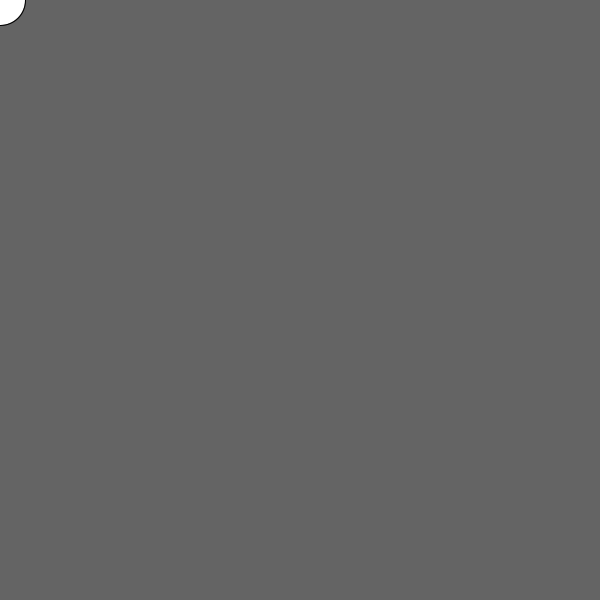
Frame 1 (no input)
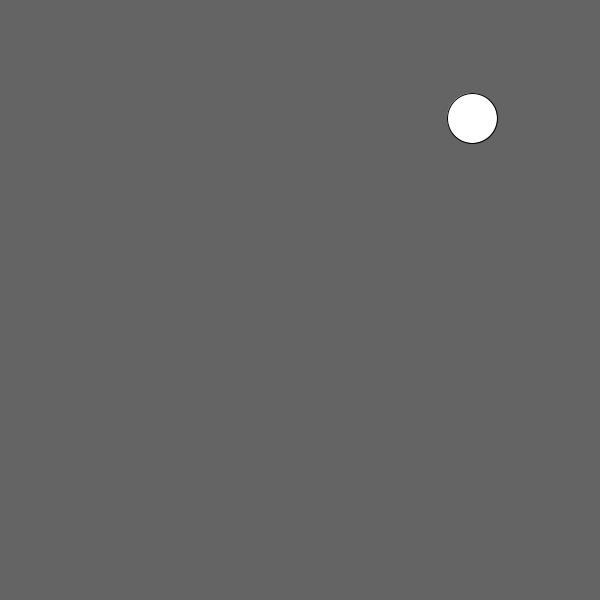
Frame 60 (the mouse pressed at the canvas centre just before this capture)
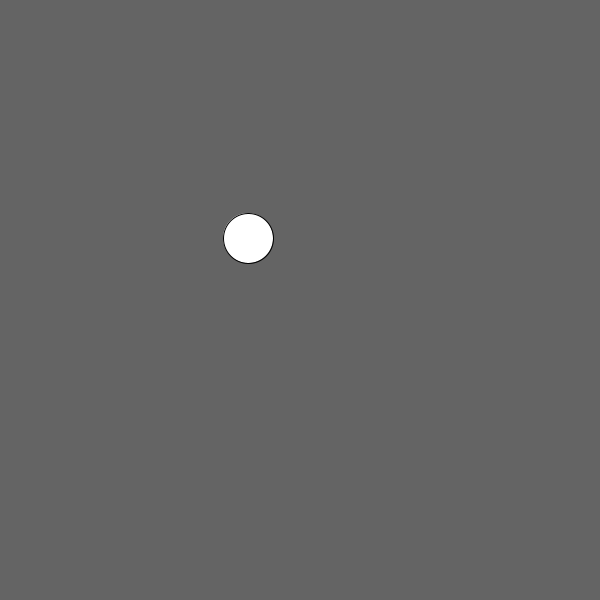
Frame 120 (the mouse held since frame 60 and released just before this capture)

The Processing sketch that drew these frames (run headless with seeded random() and noise(); from frame 60 on, the mouse is pressed at the canvas centre):

// Processing sketch: bouncing_ball
// ── bouncing_ball.pde
int x = 0;
//x is where circle is
int k = 8;
//k is increase/decrease
int y = 0;
int j = 2;

void setup()  {
  size(600,600);
}

void draw() {
  background(100);
  circle(x, y, 50);
  
  x = x + k;
  y = y + j;
  
  if (x >= 600) {
    k = -k;
  }
  if (x <= 0) {
     k = -k;
     //y = y + j;
  } 
  
  if (y >= 600) {
   j = -j; 
  }
  
  if (y <= 0) {
    j = -j;
    //x = x + k;
  }
  
}
